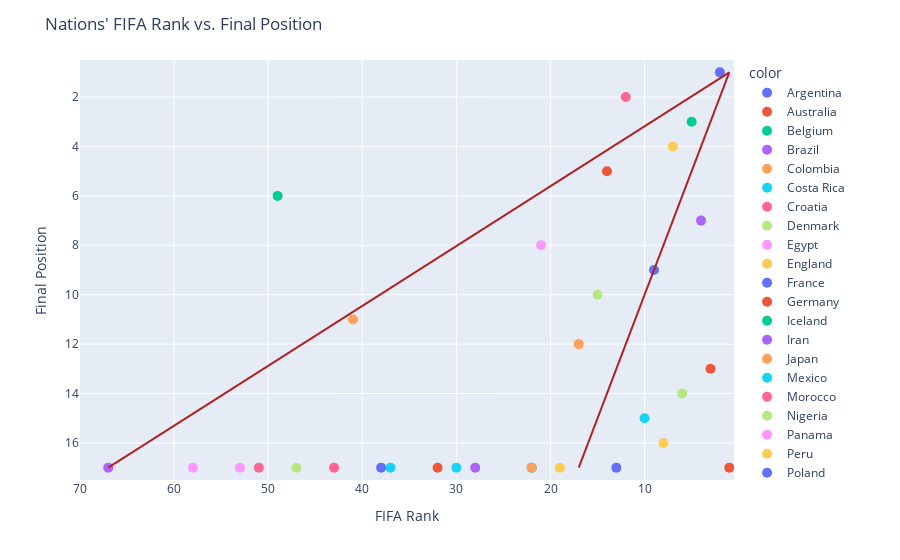

Notebook source saved alongside this figure:
### Code cell
import plotly.graph_objects as go

fig = px.scatter(nationsDf_18, x="FIFA Rank", y="Final Position", color=nationsDf_18.index, range_x=[70, 0.5], range_y=[17.5, 0.5])
fig.update_traces(marker=dict(size=10))
fig.add_trace(go.Scatter(x=[1, np.max(nationsDf_18["FIFA Rank"])], y=[1, 17], name="linear correlation", mode="lines", line=dict(color="firebrick")))
fig.add_trace(go.Scatter(x=[1, 17], y=[1, 17], name="y=x", mode="lines", line=dict(color="firebrick")))
fig.update_layout(title="Nations' FIFA Rank vs. Final Position")
fig.show()

### Figure 1 — Plotly figure (JSON) as saved in the notebook; plotly's stock layout.template omitted (floating-point values rounded to 4 significant figures)
{"data": [{"hovertemplate": "color=Argentina<br>FIFA Rank=%{x}<br>Final Position=%{y}<extra></extra>", "legendgroup": "Argentina", "marker": {"color": "#636efa", "size": 10, "symbol": "circle"}, "mode": "markers", "name": "Argentina", "showlegend": true, "type": "scatter", "x": [9], "xaxis": "x", "y": [9], "yaxis": "y"}, {"hovertemplate": "color=Australia<br>FIFA Rank=%{x}<br>Final Position=%{y}<extra></extra>", "legendgroup": "Australia", "marker": {"color": "#EF553B", "size": 10, "symbol": "circle"}, "mode": "markers", "name": "Australia", "showlegend": true, "type": "scatter", "x": [32], "xaxis": "x", "y": [17], "yaxis": "y"}, {"hovertemplate": "color=Belgium<br>FIFA Rank=%{x}<br>Final Position=%{y}<extra></extra>", "legendgroup": "Belgium", "marker": {"color": "#00cc96", "size": 10, "symbol": "circle"}, "mode": "markers", "name": "Belgium", "showlegend": true, "type": "scatter", "x": [5], "xaxis": "x", "y": [3], "yaxis": "y"}, {"hovertemplate": "color=Brazil<br>FIFA Rank=%{x}<br>Final Position=%{y}<extra></extra>", "legendgroup": "Brazil", "marker": {"color": "#ab63fa", "size": 10, "symbol": "circle"}, "mode": "markers", "name": "Brazil", "showlegend": true, "type": "scatter", "x": [4], "xaxis": "x", "y": [7], "yaxis": "y"}, {"hovertemplate": "color=Colombia<br>FIFA Rank=%{x}<br>Final Position=%{y}<extra></extra>", "legendgroup": "Colombia", "marker": {"color": "#FFA15A", "size": 10, "symbol": "circle"}, "mode": "markers", "name": "Colombia", "showlegend": true, "type": "scatter", "x": [17], "xaxis": "x", "y": [12], "yaxis": "y"}, {"hovertemplate": "color=Costa Rica<br>FIFA Rank=%{x}<br>Final Position=%{y}<extra></extra>", "legendgroup": "Costa Rica", "marker": {"color": "#19d3f3", "size": 10, "symbol": "circle"}, "mode": "markers", "name": "Costa Rica", "showlegend": true, "type": "scatter", "x": [37], "xaxis": "x", "y": [17], "yaxis": "y"}, {"hovertemplate": "color=Croatia<br>FIFA Rank=%{x}<br>Final Position=%{y}<extra></extra>", "legendgroup": "Croatia", "marker": {"color": "#FF6692", "size": 10, "symbol": "circle"}, "mode": "markers", "name": "Croatia", "showlegend": true, "type": "scatter", "x": [12], "xaxis": "x", "y": [2], "yaxis": "y"}, {"hovertemplate": "color=Denmark<br>FIFA Rank=%{x}<br>Final Position=%{y}<extra></extra>", "legendgroup": "Denmark", "marker": {"color": "#B6E880", "size": 10, "symbol": "circle"}, "mode": "markers", "name": "Denmark", "showlegend": true, "type": "scatter", "x": [15], "xaxis": "x", "y": [10], "yaxis": "y"}, {"hovertemplate": "color=Egypt<br>FIFA Rank=%{x}<br>Final Position=%{y}<extra></extra>", "legendgroup": "Egypt", "marker": {"color": "#FF97FF", "size": 10, "symbol": "circle"}, "mode": "markers", "name": "Egypt", "showlegend": true, "type": "scatter", "x": [53], "xaxis": "x", "y": [17], "yaxis": "y"}, {"hovertemplate": "color=England<br>FIFA Rank=%{x}<br>Final Position=%{y}<extra></extra>", "legendgroup": "England", "marker": {"color": "#FECB52", "size": 10, "symbol": "circle"}, "mode": "markers", "name": "England", "showlegend": true, "type": "scatter", "x": [7], "xaxis": "x", "y": [4], "yaxis": "y"}, {"hovertemplate": "color=France<br>FIFA Rank=%{x}<br>Final Position=%{y}<extra></extra>", "legendgroup": "France", "marker": {"color": "#636efa", "size": 10, "symbol": "circle"}, "mode": "markers", "name": "France", "showlegend": true, "type": "scatter", "x": [2], "xaxis": "x", "y": [1], "yaxis": "y"}, {"hovertemplate": "color=Germany<br>FIFA Rank=%{x}<br>Final Position=%{y}<extra></extra>", "legendgroup": "Germany", "marker": {"color": "#EF553B", "size": 10, "symbol": "circle"}, "mode": "markers", "name": "Germany", "showlegend": true, "type": "scatter", "x": [1], "xaxis": "x", "y": [17], "yaxis": "y"}, {"hovertemplate": "color=Iceland<br>FIFA Rank=%{x}<br>Final Position=%{y}<extra></extra>", "legendgroup": "Iceland", "marker": {"color": "#00cc96", "size": 10, "symbol": "circle"}, "mode": "markers", "name": "Iceland", "showlegend": true, "type": "scatter", "x": [22], "xaxis": "x", "y": [17], "yaxis": "y"}, {"hovertemplate": "color=Iran<br>FIFA Rank=%{x}<br>Final Position=%{y}<extra></extra>", "legendgroup": "Iran", "marker": {"color": "#ab63fa", "size": 10, "symbol": "circle"}, "mode": "markers", "name": "Iran", "showlegend": true, "type": "scatter", "x": [28], "xaxis": "x", "y": [17], "yaxis": "y"}, {"hovertemplate": "color=Japan<br>FIFA Rank=%{x}<br>Final Position=%{y}<extra></extra>", "legendgroup": "Japan", "marker": {"color": "#FFA15A", "size": 10, "symbol": "circle"}, "mode": "markers", "name": "Japan", "showlegend": true, "type": "scatter", "x": [41], "xaxis": "x", "y": [11], "yaxis": "y"}, {"hovertemplate": "color=Mexico<br>FIFA Rank=%{x}<br>Final Position=%{y}<extra></extra>", "legendgroup": "Mexico", "marker": {"color": "#19d3f3", "size": 10, "symbol": "circle"}, "mode": "markers", "name": "Mexico", "showlegend": true, "type": "scatter", "x": [10], "xaxis": "x", "y": [15], "yaxis": "y"}, {"hovertemplate": "color=Morocco<br>FIFA Rank=%{x}<br>Final Position=%{y}<extra></extra>", "legendgroup": "Morocco", "marker": {"color": "#FF6692", "size": 10, "symbol": "circle"}, "mode": "markers", "name": "Morocco", "showlegend": true, "type": "scatter", "x": [43], "xaxis": "x", "y": [17], "yaxis": "y"}, {"hovertemplate": "color=Nigeria<br>FIFA Rank=%{x}<br>Final Position=%{y}<extra></extra>", "legendgroup": "Nigeria", "marker": {"color": "#B6E880", "size": 10, "symbol": "circle"}, "mode": "markers", "name": "Nigeria", "showlegend": true, "type": "scatter", "x": [47], "xaxis": "x", "y": [17], "yaxis": "y"}, {"hovertemplate": "color=Panama<br>FIFA Rank=%{x}<br>Final Position=%{y}<extra></extra>", "legendgroup": "Panama", "marker": {"color": "#FF97FF", "size": 10, "symbol": "circle"}, "mode": "markers", "name": "Panama", "showlegend": true, "type": "scatter", "x": [58], "xaxis": "x", "y": [17], "yaxis": "y"}, {"hovertemplate": "color=Peru<br>FIFA Rank=%{x}<br>Final Position=%{y}<extra></extra>", "legendgroup": "Peru", "marker": {"color": "#FECB52", "size": 10, "symbol": "circle"}, "mode": "markers", "name": "Peru", "showlegend": true, "type": "scatter", "x": [19], "xaxis": "x", "y": [17], "yaxis": "y"}, {"hovertemplate": "color=Poland<br>FIFA Rank=%{x}<br>Final Position=%{y}<extra></extra>", "legendgroup": "Poland", "marker": {"color": "#636efa", "size": 10, "symbol": "circle"}, "mode": "markers", "name": "Poland", "showlegend": true, "type": "scatter", "x": [13], "xaxis": "x", "y": [17], "yaxis": "y"}, {"hovertemplate": "color=Portugal<br>FIFA Rank=%{x}<br>Final Position=%{y}<extra></extra>", "legendgroup": "Portugal", "marker": {"color": "#EF553B", "size": 10, "symbol": "circle"}, "mode": "markers", "name": "Portugal", "showlegend": true, "type": "scatter", "x": [3], "xaxis": "x", "y": [13], "yaxis": "y"}, {"hovertemplate": "color=Russia<br>FIFA Rank=%{x}<br>Final Position=%{y}<extra></extra>", "legendgroup": "Russia", "marker": {"color": "#00cc96", "size": 10, "symbol": "circle"}, "mode": "markers", "name": "Russia", "showlegend": true, "type": "scatter", "x": [49], "xaxis": "x", "y": [6], "yaxis": "y"}, {"hovertemplate": "color=Saudi Arabia<br>FIFA Rank=%{x}<br>Final Position=%{y}<extra></extra>", "legendgroup": "Saudi Arabia", "marker": {"color": "#ab63fa", "size": 10, "symbol": "circle"}, "mode": "markers", "name": "Saudi Arabia", "showlegend": true, "type": "scatter", "x": [67], "xaxis": "x", "y": [17], "yaxis": "y"}, {"hovertemplate": "color=Senegal<br>FIFA Rank=%{x}<br>Final Position=%{y}<extra></extra>", "legendgroup": "Senegal", "marker": {"color": "#FFA15A", "size": 10, "symbol": "circle"}, "mode": "markers", "name": "Senegal", "showlegend": true, "type": "scatter", "x": [22], "xaxis": "x", "y": [17], "yaxis": "y"}, {"hovertemplate": "color=Serbia<br>FIFA Rank=%{x}<br>Final Position=%{y}<extra></extra>", "legendgroup": "Serbia", "marker": {"color": "#19d3f3", "size": 10, "symbol": "circle"}, "mode": "markers", "name": "Serbia", "showlegend": true, "type": "scatter", "x": [30], "xaxis": "x", "y": [17], "yaxis": "y"}, {"hovertemplate": "color=South Korea<br>FIFA Rank=%{x}<br>Final Position=%{y}<extra></extra>", "legendgroup": "South Korea", "marker": {"color": "#FF6692", "size": 10, "symbol": "circle"}, "mode": "markers", "name": "South Korea", "showlegend": true, "type": "scatter", "x": [51], "xaxis": "x", "y": [17], "yaxis": "y"}, {"hovertemplate": "color=Spain<br>FIFA Rank=%{x}<br>Final Position=%{y}<extra></extra>", "legendgroup": "Spain", "marker": {"color": "#B6E880", "size": 10, "symbol": "circle"}, "mode": "markers", "name": "Spain", "showlegend": true, "type": "scatter", "x": [6], "xaxis": "x", "y": [14], "yaxis": "y"}, {"hovertemplate": "color=Sweden<br>FIFA Rank=%{x}<br>Final Position=%{y}<extra></extra>", "legendgroup": "Sweden", "marker": {"color": "#FF97FF", "size": 10, "symbol": "circle"}, "mode": "markers", "name": "Sweden", "showlegend": true, "type": "scatter", "x": [21], "xaxis": "x", "y": [8], "yaxis": "y"}, {"hovertemplate": "color=Switzerland<br>FIFA Rank=%{x}<br>Final Position=%{y}<extra></extra>", "legendgroup": "Switzerland", "marker": {"color": "#FECB52", "size": 10, "symbol": "circle"}, "mode": "markers", "name": "Switzerland", "showlegend": true, "type": "scatter", "x": [8], "xaxis": "x", "y": [16], "yaxis": "y"}, {"hovertemplate": "color=Tunisia<br>FIFA Rank=%{x}<br>Final Position=%{y}<extra></extra>", "legendgroup": "Tunisia", "marker": {"color": "#636efa", "size": 10, "symbol": "circle"}, "mode": "markers", "name": "Tunisia", "showlegend": true, "type": "scatter", "x": [38], "xaxis": "x", "y": [17], "yaxis": "y"}, {"hovertemplate": "color=Uruguay<br>FIFA Rank=%{x}<br>Final Position=%{y}<extra></extra>", "legendgroup": "Uruguay", "marker": {"color": "#EF553B", "size": 10, "symbol": "circle"}, "mode": "markers", "name": "Uruguay", "showlegend": true, "type": "scatter", "x": [14], "xaxis": "x", "y": [5], "yaxis": "y"}, {"line": {"color": "firebrick"}, "mode": "lines", "name": "linear correlation", "type": "scatter", "x": [1, 67], "y": [1, 17]}, {"line": {"color": "firebrick"}, "mode": "lines", "name": "y=x", "type": "scatter", "x": [1, 17], "y": [1, 17]}], "layout": {"legend": {"title": {"text": "color"}, "tracegroupgap": 0}, "margin": {"t": 60}, "title": {"text": "Nations' FIFA Rank vs. Final Position"}, "xaxis": {"anchor": "y", "domain": [0, 1], "range": [70, 0.5], "title": {"text": "FIFA Rank"}}, "yaxis": {"anchor": "x", "domain": [0, 1], "range": [17.5, 0.5], "title": {"text": "Final Position"}}}}
